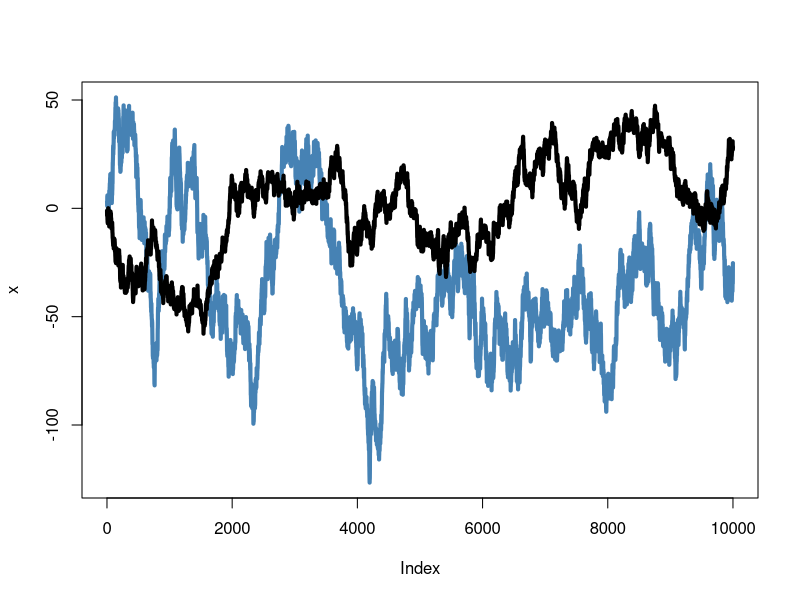
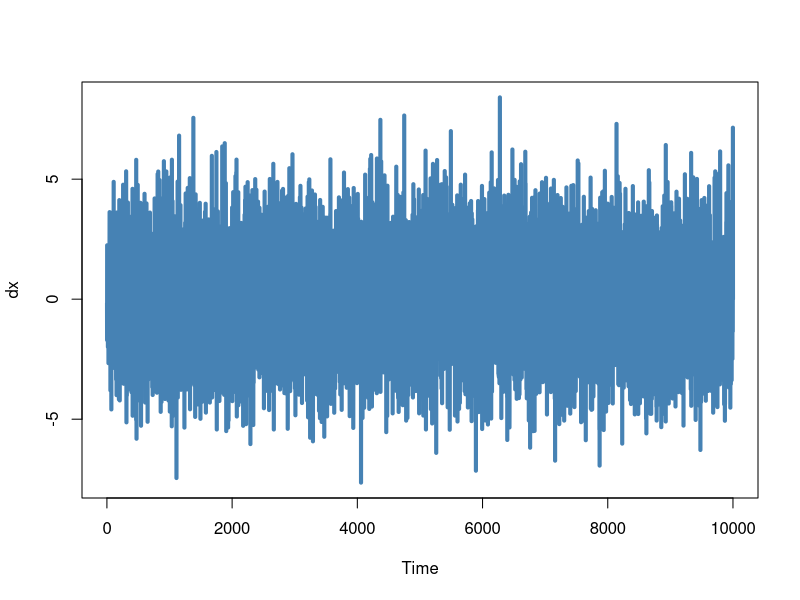

Generate these figures, in order, with R:
x0 <- 0
y0 <- 0

n <- 10000

x <- rep(NaN, n)
y <- rep(NaN, n)

x[1] <- x0 + rnorm(1,mean = 0, sd = 2)


epsy <- rnorm(n, mean = 0, sd = 1)
y[1] <- y0 + epsy[1]

for(t in 2:n){
  x[t] <- x[t-1] + rnorm(1,0,2)
}

for(t in 2:n){
  y[t] <- y[t-1] + epsy[t]
}

#two random walks
plot(x, type = 'l', col = 'steelblue', lwd = 4 )
lines(y, type='l', col = 'black', lwd = 4)

##they have nothing to do with each other but we still regress, coeff are high and signif
spurious_reg <- lm(y~x); summary(spurious_reg) 
spurious_reg2 <- lm(x~y); summary(spurious_reg2)

library(urca) #for secgen testing
#ers - Elliott Rothenburg Test
#Null hypothesis: series non-stationary! One-sided test. 
summary(ur.ers(x))
#test statistic is greater than critical values -> can not reject H0 at 10/5/1 pct level

#Null hypothesis: series stationary
summary(ur.kpss(x))
#test statistic is larger than all critical values -> reject H0, process is stationary

library(xts)
library(lmtest)

x <- as.ts(x) #define x as timeseries
dx <- diff(x) #take the first difference, change in x
plot(dx, type='l', col='steelblue', lwd=4) # this is how stationary processes should look like (eg white noise)
y <- as.ts(y)
dy <- diff(y)

#Test Granger causality in both directions.
#Null hypothesis: Granger non-causality.
grangertest(x,y, order = 1) #specify order=1 because we created AR1 process
#Model 1 including xt, model 2 without. 
#test result is not statistically signif -> cannot reject H0.
grangertest(y,x, order = 1)
